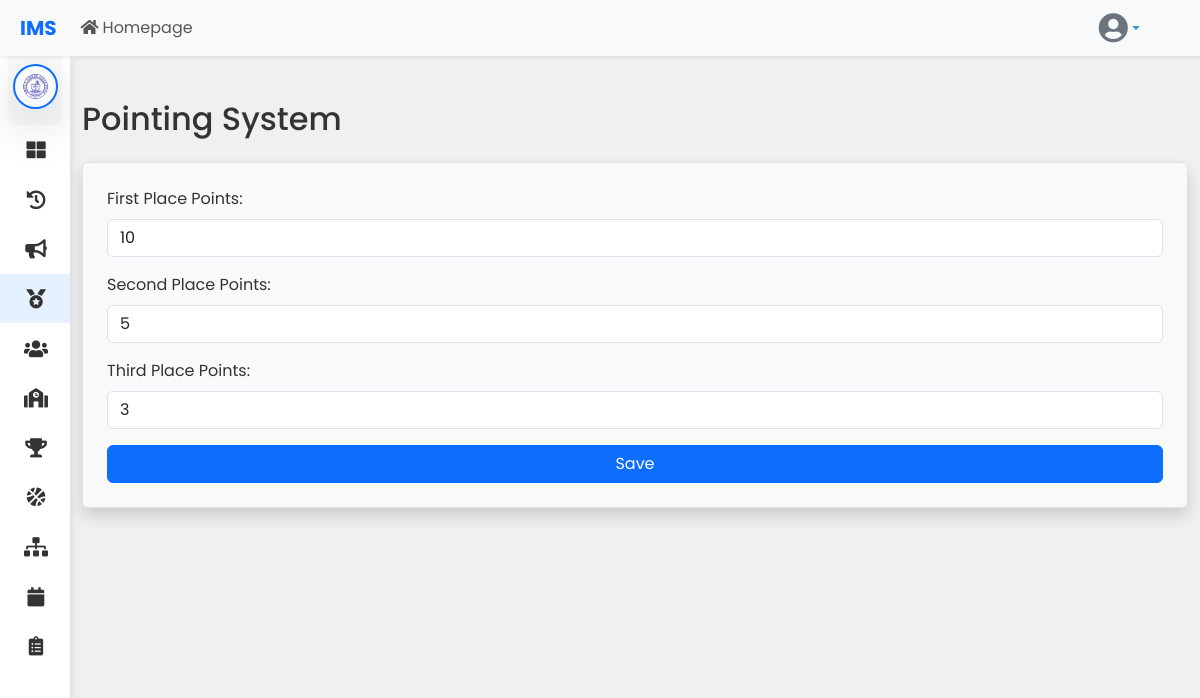
Page /pointing_system/pointing_system.php (signed in) on the earlier database version.
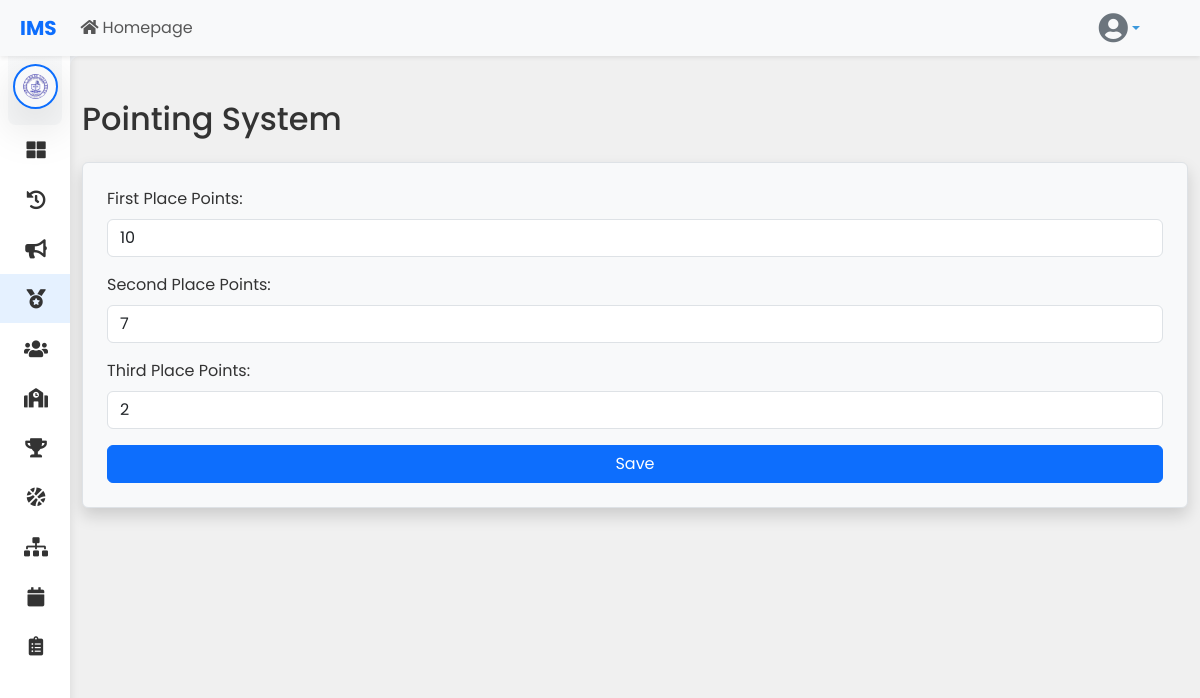
Same page on the later database version.
### tables this page shows
CREATE TABLE `pointing_system` (
  `id` int(11) NOT NULL,
  `school_id` int(11) NOT NULL,
  `first_place_points` int(11) NOT NULL,
  `second_place_points` int(11) NOT NULL,
  `third_place_points` int(11) DEFAULT NULL,
  `created_at` timestamp NOT NULL DEFAULT current_timestamp()
);

### pointing_system/pointing_system.php (the view, shortened to what this page needs)
<?php
$school_id = $_SESSION['school_id'] ?? null;
include '../navbar/navbar.php';
$conn = con();
$stmt = $conn->prepare("SELECT first_place_points, second_place_points, third_place_points FROM pointing_system WHERE school_id = ?");
$stmt->bind_param("i", $school_id);
$stmt->execute();
$stmt->bind_result($first_place_points, $second_place_points, $third_place_points);
?>
<!DOCTYPE html>
<html lang="en">
<head>
    <link href="https://cdn.jsdelivr.net/npm/bootstrap@5.3.3/dist/css/bootstrap.min.css" rel="stylesheet">
    <link rel="stylesheet" href="https://cdnjs.cloudflare.com/ajax/libs/font-awesome/5.15.4/css/all.min.css">
    <link rel="stylesheet" href="../styles/dashboard.css">
</head>
<body>
    <div class="wrapper">
        <?php
        include '../department_admin/sidebar.php';
        ?>
        <div id="content">
            <div class="container mt-4">
                <h2 class="mb-4">Pointing System</h2>
                <form action="" method="POST" class="bg-light border p-4 rounded shadow">
                    <div class="form-group mb-3">
                        <label for="first_place_points" class="form-label">First Place Points:</label>
                        <input type="number" name="first_place_points" id="first_place_points" value="<?php echo $first_place_points ?? ''; ?>" required class="form-control">
                    </div>
                    <div class="form-group mb-3">
                        <label for="second_place_points" class="form-label">Second Place Points:</label>
                        <input type="number" name="second_place_points" id="second_place_points" value="<?php echo $second_place_points ?? ''; ?>" required class="form-control">
                    </div>
                    <div class="form-group mb-3">
                        <label for="third_place_points" class="form-label">Third Place Points:</label>
                        <input type="number" name="third_place_points" id="third_place_points" value="<?php echo $third_place_points ?? ''; ?>" class="form-control">
                    </div>
                    <button type="submit" class="btn btn-primary w-100">Save</button>
                </form>
            </div>
        </div>
    </div>
</body>
</html>

Differences in the rows shown:
changed pointing_system: second_place_points "5" → "7"; third_place_points "3" → "2"
